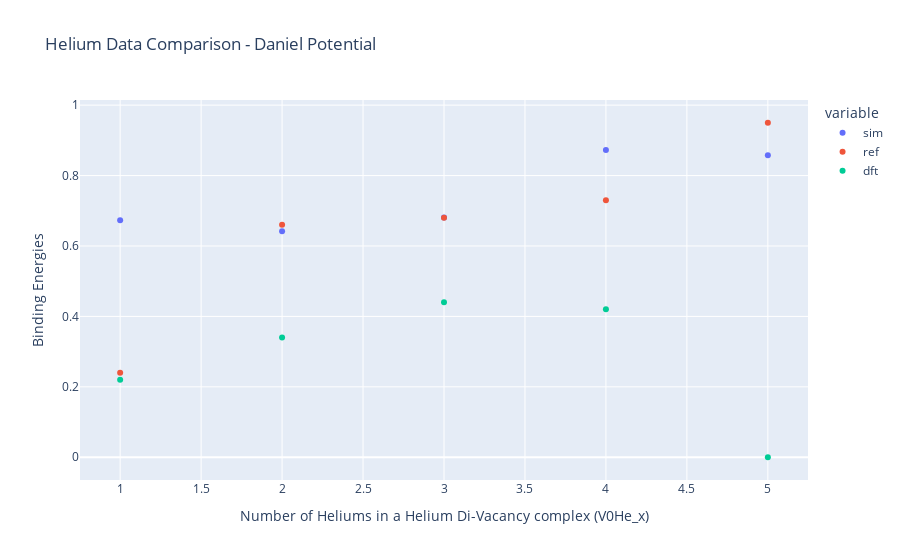

Source (notebook cell):
### Code cell
energy_lst1 = []
energy_lst2 = []

x = np.arange(1,6)

for i in x:

    energy = data['V_0H_2He_%d' % i]['energy_opt']

    energy_lst1.append(energy)

for i in x:

    energy = data['V_0H_3He_%d' % i]['energy_opt']

    energy_lst2.append(energy)

energy_lst1 = np.array(energy_lst1)

energy_lst2 = np.array(energy_lst2)

binding = {}

binding['sim'] = -energy_lst2 + energy_lst1 - perfect + h_int

binding['x'] = x

binding['ref'] = np.array([0.24, 0.66, 0.68, 0.73, 0.95])

binding['dft'] = np.array([0.22, 0.34, 0.44, 0.42 ,0])

binding_df = pd.DataFrame(binding)

# Create a line plot using Plotly Express
fig = px.scatter(binding_df, x='x', y=['sim', 'ref', 'dft'],
              labels={'x': 'Number of Heliums in a Helium Di-Vacancy complex (V0He_x)', 'value': 'Binding Energies'},
              title='Helium Data Comparison - Daniel Potential')

# Show the plot
fig.show()

### Figure 1 — Plotly figure (JSON) as saved in the notebook; plotly's stock layout.template omitted (floating-point values rounded to 4 significant figures)
{"data": [{"hovertemplate": "variable=sim<br>Number of Heliums in a Helium Di-Vacancy complex (V0He_x)=%{x}<br>Binding Energies=%{y}<extra></extra>", "legendgroup": "sim", "marker": {"color": "#636efa", "symbol": "circle"}, "mode": "markers", "name": "sim", "orientation": "v", "showlegend": true, "type": "scatter", "x": [1, 2, 3, 4, 5], "xaxis": "x", "y": [0.6734, 0.642, 0.681, 0.8725, 0.8575], "yaxis": "y"}, {"hovertemplate": "variable=ref<br>Number of Heliums in a Helium Di-Vacancy complex (V0He_x)=%{x}<br>Binding Energies=%{y}<extra></extra>", "legendgroup": "ref", "marker": {"color": "#EF553B", "symbol": "circle"}, "mode": "markers", "name": "ref", "orientation": "v", "showlegend": true, "type": "scatter", "x": [1, 2, 3, 4, 5], "xaxis": "x", "y": [0.24, 0.66, 0.68, 0.73, 0.95], "yaxis": "y"}, {"hovertemplate": "variable=dft<br>Number of Heliums in a Helium Di-Vacancy complex (V0He_x)=%{x}<br>Binding Energies=%{y}<extra></extra>", "legendgroup": "dft", "marker": {"color": "#00cc96", "symbol": "circle"}, "mode": "markers", "name": "dft", "orientation": "v", "showlegend": true, "type": "scatter", "x": [1, 2, 3, 4, 5], "xaxis": "x", "y": [0.22, 0.34, 0.44, 0.42, 0], "yaxis": "y"}], "layout": {"legend": {"title": {"text": "variable"}, "tracegroupgap": 0}, "title": {"text": "Helium Data Comparison - Daniel Potential"}, "xaxis": {"anchor": "y", "domain": [0, 1], "title": {"text": "Number of Heliums in a Helium Di-Vacancy complex (V0He_x)"}}, "yaxis": {"anchor": "x", "domain": [0, 1], "title": {"text": "Binding Energies"}}}}
